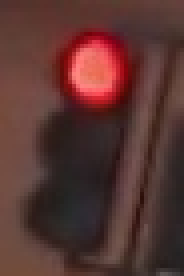
#> input picture TrafficLightClassifier/python/training/red/09a182d9-4038-4896-be3d-538142b8370d.jpg, 46 x 69 px (shown 4 times larger)
$ python classifier.py
#> lines starting #> are read from the running program, lines starting #| are printed output that depends on the picture
### TrafficLightClassifier/python/helpers.py
# Helper functions

import os
import glob # library for loading images from a directory
import matplotlib.image as mpimg


# This function loads in images and their labels and places them in a list
# The list contains all images and their associated labels
# For example, after data is loaded, im_list[0][:] will be the first image-label pair in the list
def load_dataset(image_dir):

    # Populate this empty image list
#> called with image_dir = 'test/'
    im_list = []
    image_types = ["red", "yellow", "green"]

    # Iterate through each color folder
    for im_type in image_types:

        # Iterate through each image file in each image_type folder
        # glob reads in any image with the extension "image_dir/im_type/*"
        for file in glob.glob(os.path.join(image_dir, im_type, "*")):

            # Read in the image
            im = mpimg.imread(file)
#> im is the input picture: shape (69, 46, 3); mean R, G, B 89.1, 53, 49.5

            # Check if the image exists/if it's been correctly read-in
            if not im is None:
                # Append the image, and it's type (red, green, yellow) to the image list
                im_list.append((im, im_type))

    return im_list

### TrafficLightClassifier/python/classifier.py
import cv2 # computer vision library
import helpers # helper functions
import random
import numpy as np
import matplotlib.pyplot as plt
import matplotlib.image as mpimg # for loading in images

IMAGE_DIR_TRAINING = "training/"
IMAGE_DIR_TEST = "test/"
IMAGE_LIST = helpers.load_dataset(IMAGE_DIR_TEST)


def standardize_input(image):
    ##Resize image and pre-process so that all "standard" images are the same size
    standard_im = cv2.resize(image, (32,32))
    return standard_im

def one_hot_encode(label):

    label_types = ['red', 'yellow', 'green']
    # Create a vector of 0's that is the length of the number of classes (3)
    one_hot_encoded = [0] * len(label_types)

    # Set the index of the class number to 1
    one_hot_encoded[label_types.index(label)] = 1

    return one_hot_encoded

def standardize(image_list):

    # Empty image data array
    standard_list = []

    # Iterate through all the image-label pairs
    for item in image_list:
        image = item[0]
        label = item[1]

        # Standardize the image
        standardized_im = standardize_input(image)

        # One-hot encode the label
        one_hot_label = one_hot_encode(label)

        # Append the image, and it's one hot encoded label to the full, processed list of image data
        standard_list.append((standardized_im, one_hot_label))
#> this loop made 4 passes
#> pass 1, in standardize_input, `standard_im = cv2.resize(image, (32,32))`:
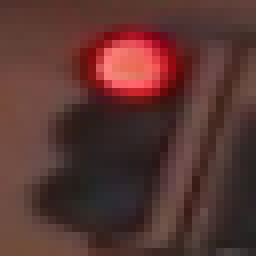
#> standard_im: shape (32, 32, 3) (shown 8 times larger); mean R, G, B 89, 52.9, 49.4
#> pass 2, in standardize_input (call 2), `standard_im = cv2.resize(image, (32,32))`:
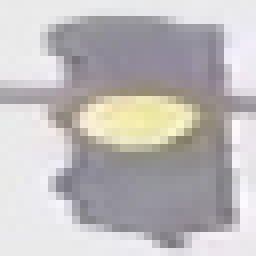
#> standard_im: shape (32, 32, 3) (shown 8 times larger); mean R, G, B 191.1, 187.8, 187.8
#> pass 3, in standardize, `image = item[0]`:
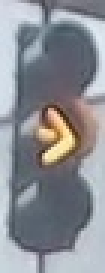
#> image: shape (91, 35, 3) (shown 3 times larger); mean R, G, B 139.1, 141.4, 147.1
#> pass 3, in standardize_input (call 3), `standard_im = cv2.resize(image, (32,32))`:
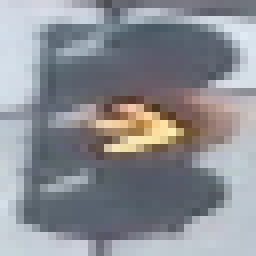
#> standard_im: shape (32, 32, 3) (shown 8 times larger); mean R, G, B 139, 141.4, 147.1

    return standard_list

def redBrightness(image):

    #Crop image
    top = image[0:16, 0:32]

    # Convert to HSV
    hsv = cv2.cvtColor(top, cv2.COLOR_RGB2HSV)

    #Average Saturation
    sat = int(np.sum(hsv[:,:,1]) / 512 * 2.0)

    #Lower Red Hue Range
    lowerBottom = np.array([150,sat,140])
    lowerTop = np.array([10, 255, 255])
    lowerMask = cv2.inRange(hsv, lowerBottom, lowerTop)

    #Upper Red Hue Range
    upperBottom = np.array([160, sat, 140])
    upperTop = np.array([179, 255, 255])
    upperMask = cv2.inRange(hsv, upperBottom, upperTop)

    #Combined Mask
    red_hue_image = cv2.addWeighted(lowerMask, 1.0, upperMask, 1.0, 0.0)
    blur = cv2.GaussianBlur(red_hue_image,(9,9), 2, 2)

    #Return brightess feauture
    return float(np.sum(blur) / 512)

def greenBrightness(image):

    #Crop image
    bottom = image[16:32, 0:32]

    # Convert to HSV
    hsv = cv2.cvtColor(bottom, cv2.COLOR_RGB2HSV)

    #Average Saturation
    sat = int(np.sum(hsv[:,:,1]) / 512 * 1.3)

    #Green Hue Range
    lowerBottom = np.array([70,sat,140])
    lowerTop = np.array([100, 255, 255])
    lowerMask = cv2.inRange(hsv, lowerBottom, lowerTop)

    #Blur
    blur = cv2.GaussianBlur(lowerMask,(9,9), 2, 2)

    #Return brightess feauture
    return float(np.sum(blur) / 512)


def estimate_label(image):

    green = greenBrightness(image)
    red = redBrightness(image)
    #If Brightness Feature detects more red than green. It returns a red estimation.
    if red > green:
        return [1,0,0]
    #If Brightness Feature detects more green than red. It returns a green estimation.
    elif green > red:
        return [0,0,1]
    #Returns yellow estimation.
    else:
        return [0,1,0]

# Constructs a list of misclassified images given a list of test images and their labels
# This will throw an AssertionError if labels are not standardized (one-hot encoded)

def get_misclassified_images(test_images):
    # Track misclassified images by placing them into a list
    misclassified_images_labels = []

    # Iterate through all the test images
    # Classify each image and compare to the true label
    for image in test_images:

        # Get true data
        im = image[0]
        true_label = image[1]
        assert(len(true_label) == 3), "The true_label is not the expected length (3)."

        # Get predicted label from your classifier
        predicted_label = estimate_label(im)
        assert(len(predicted_label) == 3), "The predicted_label is not the expected length (3)."

        # Compare true and predicted labels
        if(predicted_label != true_label):
            # If these labels are not equal, the image has been misclassified
            misclassified_images_labels.append((im, predicted_label, true_label))
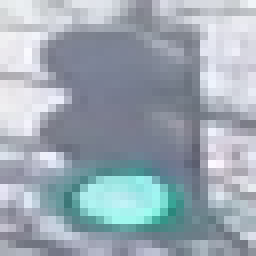
#> im: shape (32, 32, 3) (shown 8 times larger); mean R, G, B 156.6, 169, 179.3

    # Return the list of misclassified [image, predicted_label, true_label] values
    return misclassified_images_labels

# Standardize all training images
STANDARDIZED_LIST = standardize(IMAGE_LIST)
random.shuffle(STANDARDIZED_LIST)

# Find all misclassified images in a given test set
MISCLASSIFIED = get_misclassified_images(STANDARDIZED_LIST)

# Accuracy calculations
total = len(STANDARDIZED_LIST)
num_correct = float(total) - len(MISCLASSIFIED)
accuracy = num_correct/total

print('Accuracy: ' + str(accuracy))
print("Number of misclassified images = " + str(len(MISCLASSIFIED)) +' out of '+ str(total))
